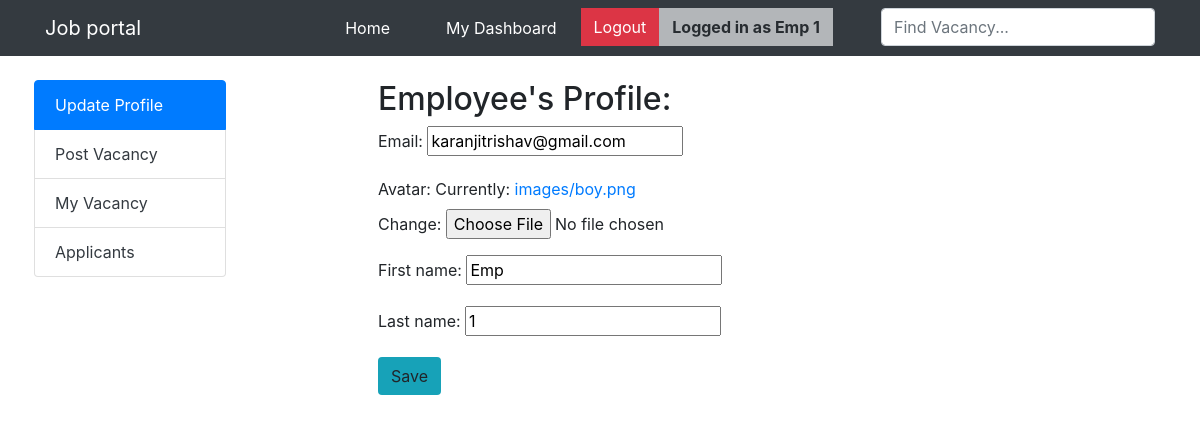
Page /Emp_dash/1 (signed in) on the committed database.
### app/models.py (models this page shows, shortened)
class User(AbstractUser):
    username = None
    email = models.EmailField(unique=True)
    USERNAME_FIELD = 'email'
    REQUIRED_FIELDS = []
    role=models.IntegerField(choices=(
        (1,'Employer'),
        (2,'Jobseeker'),
    ))
    avatar=models.ImageField(upload_to='images/',blank = False)

### app/views.py (the view, shortened to what this page needs)
# urls.py: path("Emp_dash/<int:pk>",views.EmpDashboard.as_view(),name="dashboard"),
class EmpDashboard(LoginRequiredMixin,generic.UpdateView):
    model=User
    fields=['email','avatar','first_name','last_name']
    template_name='Emp_dash.html'

### templates/Emp_dash.html (shortened to what this page needs)
{% extends "base.html" %}
{% block body %}
<div class="container my-4">
    <div class="row">
        <div class="col-2 px-1 position-fixed">
          <ul class="list-group">
            <li class="list-group-item active"><a href="{% url 'dashboard' user.id %}" class="text-white">Update Profile</a></li>
            <li class="list-group-item"><a href="{% url 'vacancy' %}" class="text-dark">Post Vacancy</a></li>
            <li class="list-group-item"><a href="{% url 'my_vacancy' %}" class="text-dark">My Vacancy</a></li>
            <li class="list-group-item"><a href="{%url 'applicants'%}" class="text-dark">Applicants</a></li>
          </ul>
        </div>
        <div class="col offset-3" id="main">
          <h2 class="ml-5">Employee's Profile:</h2>
          <div class="ml-5">
            <form method="POST" class="post-form">
            {{ form.as_p }}
            <button type="submit" class="save btn btn-default bg-info">Save</button>
            </form>
          </div>
        </div>
    </div>
</div>
{% endblock body %}

### templates/base.html (shortened to what this page needs)
{% load static %}
<html>
    <head>
    <link rel="stylesheet" href="{% static 'css/bootstrap.css' %}">
    </head>
    <body data-spy="scroll" data-target=".navbar" data-offset="50">
    <nav class="navbar navbar-expand-sm bg-dark navbar-dark">
        <div class='container'>
        <a class="navbar-brand" href="{% url 'home' %}"> Job portal</a>
        <ul class="navbar-nav">
            {% if request.user.is_authenticated %}
            <li class="nav-item">
                <a class="nav-link text-white mx-4" href="{% url 'home' %}">Home</a>
            </li>
            <li class="nav-item">
                <a class="nav-link text-white mx-3" href="
                {% if user.role == 1 %}
                    {% url 'dashboard' user.id %}
                {% else %}
                    {% url 'Jobseeker_dashboard' %}
                {% endif %}
                ">My Dashboard</a>
            </li>
            <li class="nav-item">
                <a href="{%url 'logout'%}" class="text-white btn btn-danger rounded-0">Logout</a>
            </li>
            <li class="nav-item">
                <a class="btn btn-light mr-5 disabled rounded-0"><b>Logged in as
                {% if user.first_name%}
                {{user.first_name}} {{user.last_name}}
                {% else %}
                {{user.email}}
                {% endif %}
                </b></a>
            </li>
            {% endif %}
            <li class="nav-item">
                <form class="form-inline my-lg-0" action="{%url 'search'%}" method="GET">
                <input
                    class="form-control search-box"
                    type="Search"
                    placeholder="Find Vacancy..."
                    name="search_term"
                    value="{{search_term}}"
                >
                </form>
            </li>
        </ul>
        </div>
    </nav>
    {% block body %}
    {% endblock body %}
</body>
</html>

### rows in the picture
User: first_name "Emp", last_name "1", email "karanjitrishav@gmail.com"
